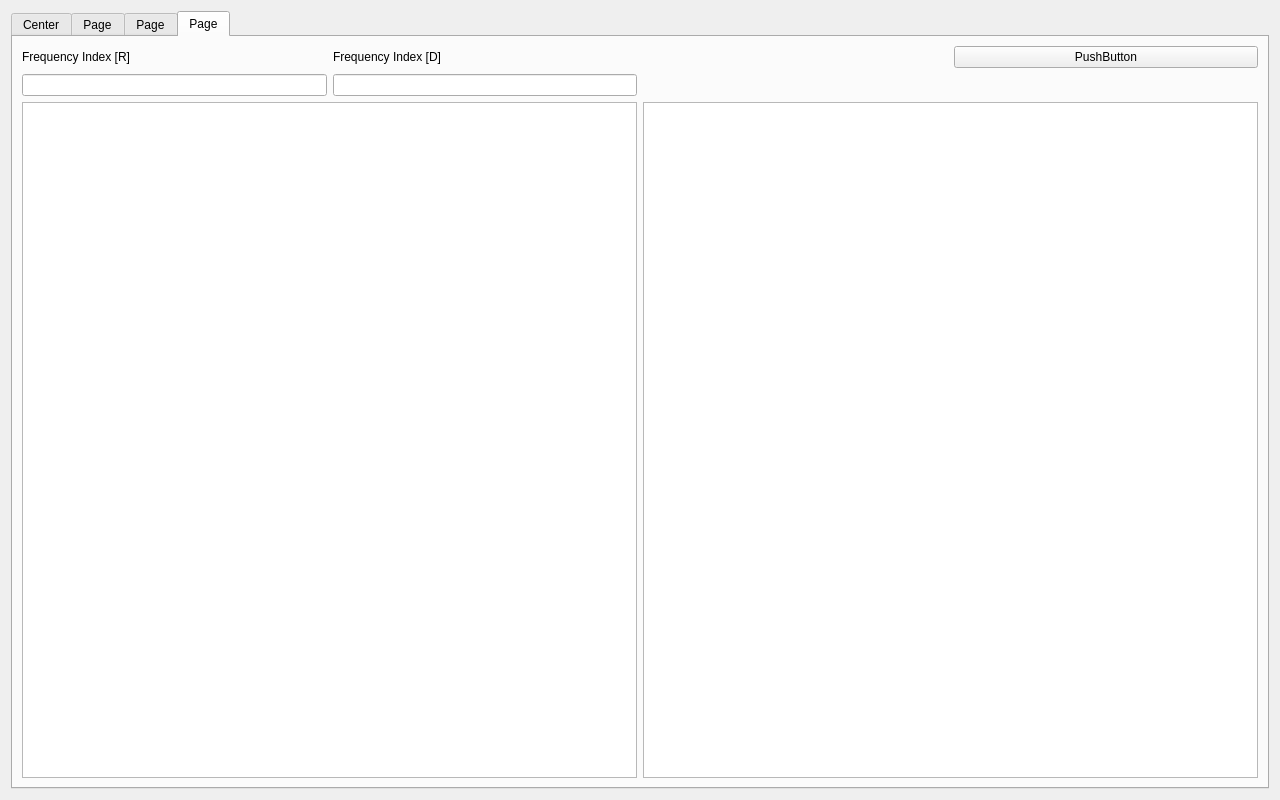
<?xml version="1.0" encoding="UTF-8"?>
<ui version="4.0">
 <class>Form</class>
 <widget class="QWidget" name="Form">
  <property name="geometry">
   <rect>
    <x>0</x>
    <y>0</y>
    <width>1280</width>
    <height>800</height>
   </rect>
  </property>
  <property name="windowTitle">
   <string>FFT Magnitude</string>
  </property>
  <layout class="QGridLayout" name="gridLayout">
   <item row="0" column="0">
    <widget class="QTabWidget" name="tabWidget">
     <property name="currentIndex">
      <number>3</number>
     </property>
     <widget class="QWidget" name="tab">
      <attribute name="title">
       <string>Center</string>
      </attribute>
      <layout class="QGridLayout" name="gridLayout_3">
       <item row="0" column="0">
        <layout class="QGridLayout" name="gridLayout_2">
         <item row="4" column="2" colspan="2">
          <widget class="GraphicsLayoutWidget" name="graphicsView_D"/>
         </item>
         <item row="4" column="0" colspan="2">
          <widget class="GraphicsLayoutWidget" name="graphicsView_R"/>
         </item>
         <item row="0" column="3">
          <widget class="QPushButton" name="pushButton">
           <property name="text">
            <string>PushButton</string>
           </property>
          </widget>
         </item>
         <item row="0" column="2">
          <widget class="QLabel" name="label">
           <property name="text">
            <string/>
           </property>
          </widget>
         </item>
         <item row="3" column="2">
          <spacer name="horizontalSpacer">
           <property name="orientation">
            <enum>Qt::Horizontal</enum>
           </property>
           <property name="sizeHint" stdset="0">
            <size>
             <width>40</width>
             <height>20</height>
            </size>
           </property>
          </spacer>
         </item>
         <item row="3" column="3">
          <spacer name="horizontalSpacer_2">
           <property name="orientation">
            <enum>Qt::Horizontal</enum>
           </property>
           <property name="sizeHint" stdset="0">
            <size>
             <width>40</width>
             <height>20</height>
            </size>
           </property>
          </spacer>
         </item>
         <item row="3" column="0">
          <widget class="QLineEdit" name="lineEdit_R"/>
         </item>
         <item row="3" column="1">
          <widget class="QLineEdit" name="lineEdit_D"/>
         </item>
         <item row="0" column="0">
          <widget class="QLabel" name="label_R">
           <property name="text">
            <string>Frequency Index [R]</string>
           </property>
          </widget>
         </item>
         <item row="0" column="1">
          <widget class="QLabel" name="label_D">
           <property name="text">
            <string>Frequency Index [D]</string>
           </property>
          </widget>
         </item>
        </layout>
       </item>
      </layout>
     </widget>
     <widget class="QWidget" name="tab_2">
      <attribute name="title">
       <string>Page</string>
      </attribute>
      <layout class="QGridLayout" name="gridLayout_5">
       <item row="0" column="0">
        <layout class="QGridLayout" name="gridLayout_4">
         <item row="4" column="2" colspan="2">
          <widget class="GraphicsLayoutWidget" name="graphicsView_D_2"/>
         </item>
         <item row="4" column="0" colspan="2">
          <widget class="GraphicsLayoutWidget" name="graphicsView_R_2"/>
         </item>
         <item row="0" column="3">
          <widget class="QPushButton" name="pushButton_2">
           <property name="text">
            <string>PushButton</string>
           </property>
          </widget>
         </item>
         <item row="0" column="2">
          <widget class="QLabel" name="label_2">
           <property name="text">
            <string/>
           </property>
          </widget>
         </item>
         <item row="3" column="2">
          <spacer name="horizontalSpacer_3">
           <property name="orientation">
            <enum>Qt::Horizontal</enum>
           </property>
           <property name="sizeHint" stdset="0">
            <size>
             <width>40</width>
             <height>20</height>
            </size>
           </property>
          </spacer>
         </item>
         <item row="3" column="3">
          <spacer name="horizontalSpacer_4">
           <property name="orientation">
            <enum>Qt::Horizontal</enum>
           </property>
           <property name="sizeHint" stdset="0">
            <size>
             <width>40</width>
             <height>20</height>
            </size>
           </property>
          </spacer>
         </item>
         <item row="3" column="0">
          <widget class="QLineEdit" name="lineEdit_R_2"/>
         </item>
         <item row="3" column="1">
          <widget class="QLineEdit" name="lineEdit_D_2"/>
         </item>
         <item row="0" column="1">
          <widget class="QLabel" name="label_D_2">
           <property name="text">
            <string>Frequency Index [D]</string>
           </property>
          </widget>
         </item>
         <item row="0" column="0">
          <widget class="QLabel" name="label_R_2">
           <property name="text">
            <string>Frequency Index [R]</string>
           </property>
          </widget>
         </item>
        </layout>
       </item>
      </layout>
      <zorder>layoutWidget</zorder>
      <zorder>label_R_2</zorder>
     </widget>
     <widget class="QWidget" name="tab_3">
      <attribute name="title">
       <string>Page</string>
      </attribute>
      <layout class="QGridLayout" name="gridLayout_7">
       <item row="0" column="0">
        <layout class="QGridLayout" name="gridLayout_6">
         <item row="4" column="2" colspan="2">
          <widget class="GraphicsLayoutWidget" name="graphicsView_D_3"/>
         </item>
         <item row="4" column="0" colspan="2">
          <widget class="GraphicsLayoutWidget" name="graphicsView_R_3"/>
         </item>
         <item row="0" column="3">
          <widget class="QPushButton" name="pushButton_3">
           <property name="text">
            <string>PushButton</string>
           </property>
          </widget>
         </item>
         <item row="0" column="2">
          <widget class="QLabel" name="label_3">
           <property name="text">
            <string/>
           </property>
          </widget>
         </item>
         <item row="3" column="2">
          <spacer name="horizontalSpacer_5">
           <property name="orientation">
            <enum>Qt::Horizontal</enum>
           </property>
           <property name="sizeHint" stdset="0">
            <size>
             <width>40</width>
             <height>20</height>
            </size>
           </property>
          </spacer>
         </item>
         <item row="3" column="3">
          <spacer name="horizontalSpacer_6">
           <property name="orientation">
            <enum>Qt::Horizontal</enum>
           </property>
           <property name="sizeHint" stdset="0">
            <size>
             <width>40</width>
             <height>20</height>
            </size>
           </property>
          </spacer>
         </item>
         <item row="3" column="0">
          <widget class="QLineEdit" name="lineEdit_R_3"/>
         </item>
         <item row="3" column="1">
          <widget class="QLineEdit" name="lineEdit_D_3"/>
         </item>
         <item row="0" column="0">
          <widget class="QLabel" name="label_R_3">
           <property name="text">
            <string>Frequency Index [R]</string>
           </property>
          </widget>
         </item>
         <item row="0" column="1">
          <widget class="QLabel" name="label_D_3">
           <property name="text">
            <string>Frequency Index [D]</string>
           </property>
          </widget>
         </item>
        </layout>
       </item>
      </layout>
     </widget>
     <widget class="QWidget" name="tab_4">
      <attribute name="title">
       <string>Page</string>
      </attribute>
      <layout class="QGridLayout" name="gridLayout_9">
       <item row="0" column="0">
        <layout class="QGridLayout" name="gridLayout_8">
         <item row="4" column="2" colspan="2">
          <widget class="GraphicsLayoutWidget" name="graphicsView_D_4"/>
         </item>
         <item row="4" column="0" colspan="2">
          <widget class="GraphicsLayoutWidget" name="graphicsView_R_4"/>
         </item>
         <item row="0" column="3">
          <widget class="QPushButton" name="pushButton_4">
           <property name="text">
            <string>PushButton</string>
           </property>
          </widget>
         </item>
         <item row="0" column="2">
          <widget class="QLabel" name="label_4">
           <property name="text">
            <string/>
           </property>
          </widget>
         </item>
         <item row="3" column="2">
          <spacer name="horizontalSpacer_7">
           <property name="orientation">
            <enum>Qt::Horizontal</enum>
           </property>
           <property name="sizeHint" stdset="0">
            <size>
             <width>40</width>
             <height>20</height>
            </size>
           </property>
          </spacer>
         </item>
         <item row="3" column="3">
          <spacer name="horizontalSpacer_8">
           <property name="orientation">
            <enum>Qt::Horizontal</enum>
           </property>
           <property name="sizeHint" stdset="0">
            <size>
             <width>40</width>
             <height>20</height>
            </size>
           </property>
          </spacer>
         </item>
         <item row="3" column="0">
          <widget class="QLineEdit" name="lineEdit_R_4"/>
         </item>
         <item row="3" column="1">
          <widget class="QLineEdit" name="lineEdit_D_4"/>
         </item>
         <item row="0" column="0">
          <widget class="QLabel" name="label_R_4">
           <property name="text">
            <string>Frequency Index [R]</string>
           </property>
          </widget>
         </item>
         <item row="0" column="1">
          <widget class="QLabel" name="label_D_4">
           <property name="text">
            <string>Frequency Index [D]</string>
           </property>
          </widget>
         </item>
        </layout>
       </item>
      </layout>
     </widget>
    </widget>
   </item>
  </layout>
 </widget>
 <customwidgets>
  <customwidget>
   <class>GraphicsLayoutWidget</class>
   <extends>QGraphicsView</extends>
   <header>pyqtgraph</header>
  </customwidget>
 </customwidgets>
 <resources/>
 <connections/>
</ui>
